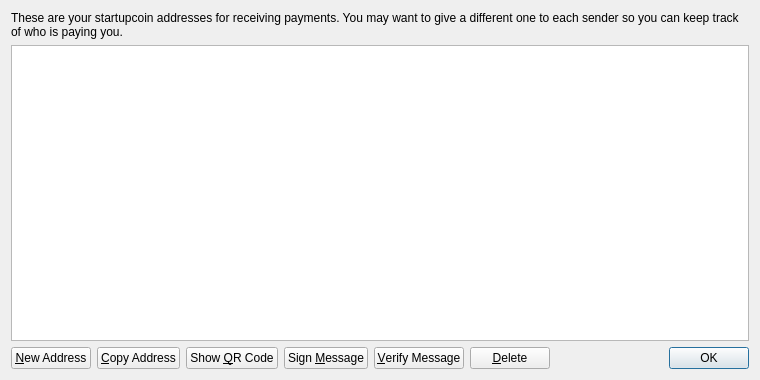
<?xml version="1.0" encoding="UTF-8"?>
<ui version="4.0">
 <class>AddressBookPage</class>
 <widget class="QWidget" name="AddressBookPage">
  <property name="geometry">
   <rect>
    <x>0</x>
    <y>0</y>
    <width>760</width>
    <height>380</height>
   </rect>
  </property>
  <property name="windowTitle">
   <string>Address Book</string>
  </property>
  <layout class="QVBoxLayout" name="verticalLayout">
   <item>
    <widget class="QLabel" name="labelExplanation">
     <property name="text">
      <string>These are your startupcoin addresses for receiving payments. You may want to give a different one to each sender so you can keep track of who is paying you.</string>
     </property>
     <property name="textFormat">
      <enum>Qt::PlainText</enum>
     </property>
     <property name="wordWrap">
      <bool>true</bool>
     </property>
    </widget>
   </item>
   <item>
    <widget class="QTableView" name="tableView">
     <property name="contextMenuPolicy">
      <enum>Qt::CustomContextMenu</enum>
     </property>
     <property name="toolTip">
      <string>Double-click to edit address or label</string>
     </property>
     <property name="tabKeyNavigation">
      <bool>false</bool>
     </property>
     <property name="alternatingRowColors">
      <bool>true</bool>
     </property>
     <property name="selectionMode">
      <enum>QAbstractItemView::SingleSelection</enum>
     </property>
     <property name="selectionBehavior">
      <enum>QAbstractItemView::SelectRows</enum>
     </property>
     <property name="sortingEnabled">
      <bool>true</bool>
     </property>
     <attribute name="verticalHeaderVisible">
      <bool>false</bool>
     </attribute>
    </widget>
   </item>
   <item>
    <layout class="QHBoxLayout" name="horizontalLayout">
     <item>
      <widget class="QPushButton" name="newAddressButton">
       <property name="toolTip">
        <string>Create a new address</string>
       </property>
       <property name="text">
        <string>&amp;New Address</string>
       </property>
       <property name="icon">
        <iconset resource="../bitcoin.qrc">
         <normaloff>:/icons/add</normaloff>:/icons/add</iconset>
       </property>
      </widget>
     </item>
     <item>
      <widget class="QPushButton" name="copyToClipboard">
       <property name="toolTip">
        <string>Copy the currently selected address to the system clipboard</string>
       </property>
       <property name="text">
        <string>&amp;Copy Address</string>
       </property>
       <property name="icon">
        <iconset resource="../bitcoin.qrc">
         <normaloff>:/icons/editcopy</normaloff>:/icons/editcopy</iconset>
       </property>
      </widget>
     </item>
     <item>
      <widget class="QPushButton" name="showQRCode">
       <property name="text">
        <string>Show &amp;QR Code</string>
       </property>
       <property name="icon">
        <iconset resource="../bitcoin.qrc">
         <normaloff>:/icons/qrcode</normaloff>:/icons/qrcode</iconset>
       </property>
      </widget>
     </item>
     <item>
      <widget class="QPushButton" name="signMessage">
       <property name="toolTip">
        <string>Sign a message to prove you own a startupcoin address</string>
       </property>
       <property name="text">
        <string>Sign &amp;Message</string>
       </property>
       <property name="icon">
        <iconset resource="../bitcoin.qrc">
         <normaloff>:/icons/edit</normaloff>:/icons/edit</iconset>
       </property>
      </widget>
     </item>
     <item>
      <widget class="QPushButton" name="verifyMessage">
       <property name="toolTip">
        <string>Verify a message to ensure it was signed with a specified startupcoin address</string>
       </property>
       <property name="text">
        <string>&amp;Verify Message</string>
       </property>
       <property name="icon">
        <iconset resource="../bitcoin.qrc">
         <normaloff>:/icons/transaction_0</normaloff>:/icons/transaction_0</iconset>
       </property>
      </widget>
     </item>
     <item>
      <widget class="QPushButton" name="deleteButton">
       <property name="toolTip">
        <string>Delete the currently selected address from the list</string>
       </property>
       <property name="text">
        <string>&amp;Delete</string>
       </property>
       <property name="icon">
        <iconset resource="../bitcoin.qrc">
         <normaloff>:/icons/remove</normaloff>:/icons/remove</iconset>
       </property>
      </widget>
     </item>
     <item>
      <spacer name="horizontalSpacer">
       <property name="orientation">
        <enum>Qt::Horizontal</enum>
       </property>
       <property name="sizeHint" stdset="0">
        <size>
         <width>40</width>
         <height>20</height>
        </size>
       </property>
      </spacer>
     </item>
     <item>
      <widget class="QDialogButtonBox" name="buttonBox">
       <property name="sizePolicy">
        <sizepolicy hsizetype="Maximum" vsizetype="Fixed">
         <horstretch>0</horstretch>
         <verstretch>0</verstretch>
        </sizepolicy>
       </property>
       <property name="standardButtons">
        <set>QDialogButtonBox::Ok</set>
       </property>
      </widget>
     </item>
    </layout>
   </item>
  </layout>
 </widget>
 <resources>
  <include location="../bitcoin.qrc"/>
 </resources>
 <connections/>
</ui>
